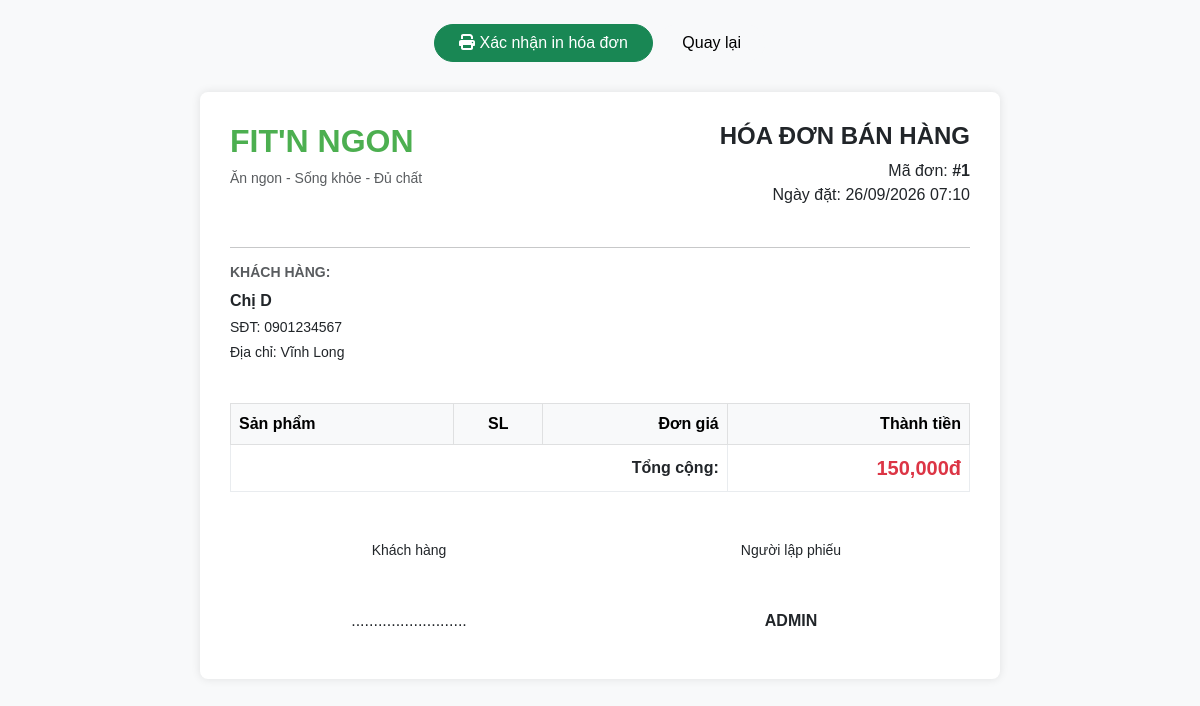
Page /admin/qldonhang/index.php?action=inhoadon&id=1 (signed in) on the committed database.
### tables this page shows
CREATE TABLE `donhang` (
  `id` int(11) NOT NULL AUTO_INCREMENT,
  `nguoidung_id` int(11) DEFAULT NULL,
  `ngaydat` datetime DEFAULT CURRENT_TIMESTAMP,
  `tongtien` int(11) NOT NULL DEFAULT '0',
  `tennguoinhan` varchar(255) NOT NULL,
  `sodienthoainhan` varchar(20) NOT NULL,
  `diachinhan` text NOT NULL,
  `trangthai` tinyint(1) DEFAULT '0',
  PRIMARY KEY (`id`),
  CONSTRAINT `fk_donhang_nguoidung` FOREIGN KEY (`nguoidung_id`) REFERENCES `nguoidung`(`id`) ON DELETE SET NULL
);

### model/donhang.php (called while the page is built, shortened)
<?php
class DONHANG
{
    public function laydonhangtheoid($id)
    {
        $dbcon = DATABASE::connect();
        try {
            $sql = "SELECT * FROM donhang WHERE id=:id";
            $cmd = $dbcon->prepare($sql);
            $cmd->bindValue(":id", $id);
            $cmd->execute();
            return $cmd->fetch();
        } catch (PDOException $e) {
            exit($e->getMessage());
        }
    }
}
?>

### admin/qldonhang/inhoadon.php (the view, shortened to what this page needs)
<!DOCTYPE html>
<html lang="vi">
<head>
    <link href="https://cdn.jsdelivr.net/npm/bootstrap@5.3.0/dist/css/bootstrap.min.css" rel="stylesheet">
</head>
<body>
    <div class="container no-print mt-4 text-center">
        <button onclick="window.print()" class="btn btn-success rounded-pill px-4">
            <i class="fa-solid fa-print"></i> Xác nhận in hóa đơn
        </button>
        <a href="index.php?action=list" class="btn btn-light rounded-pill px-4">Quay lại</a>
    </div>
    <div class="invoice-box">
        <div class="row mb-4">
            <div class="col-6">
                <h2 class="fw-bold text-green">FIT'N NGON</h2>
                <p class="small text-muted mb-0">Ăn ngon - Sống khỏe - Đủ chất</p>
            </div>
            <div class="col-6 text-end">
                <h4 class="fw-bold">HÓA ĐƠN BÁN HÀNG</h4>
                <p class="mb-0">Mã đơn: <strong>#<?php echo $donhang["id"]; ?></strong></p>
                <p>Ngày đặt: <?php echo date("d/m/Y H:i", strtotime($donhang["ngaydat"])); ?></p>
            </div>
        </div>
        <hr>
        <div class="row mb-4">
            <div class="col-6">
                <h6 class="text-uppercase fw-bold text-muted small">Khách hàng:</h6>
                <p class="fw-bold mb-1"><?php echo $donhang["tennguoinhan"] ?? 'N/A'; ?></p>
                <p class="small mb-1">SĐT: <?php echo $donhang["sodienthoainhan"] ?? 'N/A'; ?></p>
                <p class="small">Địa chỉ: <?php echo $donhang["diachinhan"] ?? 'N/A'; ?></p>
            </div>
        </div>
        <table class="table table-bordered border-light-subtle">
            <thead class="table-light">
                <tr>
                    <th>Sản phẩm</th>
                    <th class="text-center">SL</th>
                    <th class="text-end">Đơn giá</th>
                    <th class="text-end">Thành tiền</th>
                </tr>
            </thead>
            <tfoot>
                <tr>
                    <td colspan="3" class="text-end fw-bold">Tổng cộng:</td>
                    <td class="text-end text-danger fw-bold fs-5"><?php echo number_format($donhang["tongtien"]); ?>đ
                    </td>
                </tr>
            </tfoot>
        </table>
        <div class="mt-5 row text-center">
            <div class="col-6">
                <p class="small mb-5">Khách hàng</p>
                <p class="mt-5">..........................</p>
            </div>
            <div class="col-6">
                <p class="small mb-5">Người lập phiếu</p>
                <p class="mt-5 fw-bold"><?php echo $_SESSION["nguoidung"]["hoten"]; ?></p>
            </div>
        </div>
    </div>
</body>
</html>

### admin/qldonhang/inhoadon.php (style rules this page uses)
body { background: #f8f9fa; font-family: 'Arial', sans-serif; }
.invoice-box { max-width: 800px; margin: 30px auto; padding: 30px; background: #fff; border-radius: 8px; box-shadow: 0 0 10px rgba(0, 0, 0, 0.1); }
.text-green { color: #4CAF50; }

### rows in the picture
donhang: id "1", ngaydat "26/09/2026 07:10", tennguoinhan "Chị D", sodienthoainhan "0901234567", diachinhan "Vĩnh Long", tongtien "150,000"

### other values in the picture
$_SESSION["nguoidung"]["hoten"] "ADMIN"
